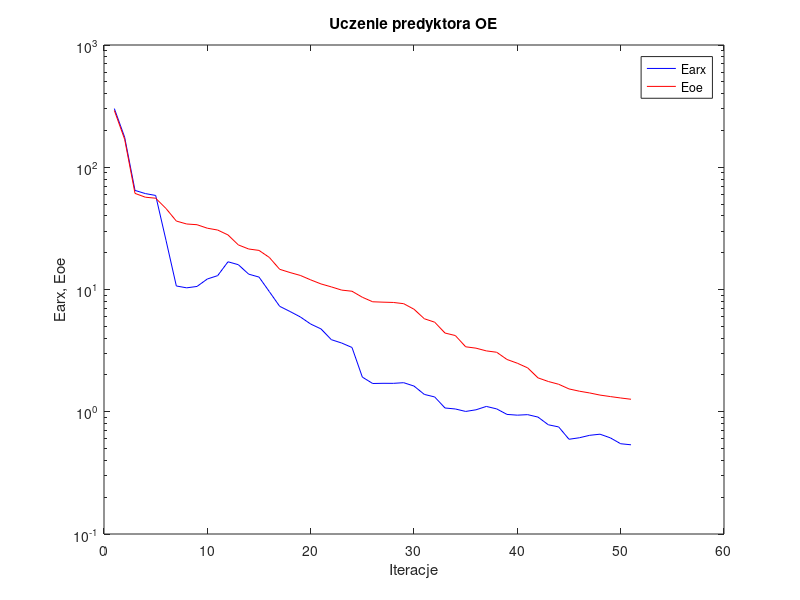
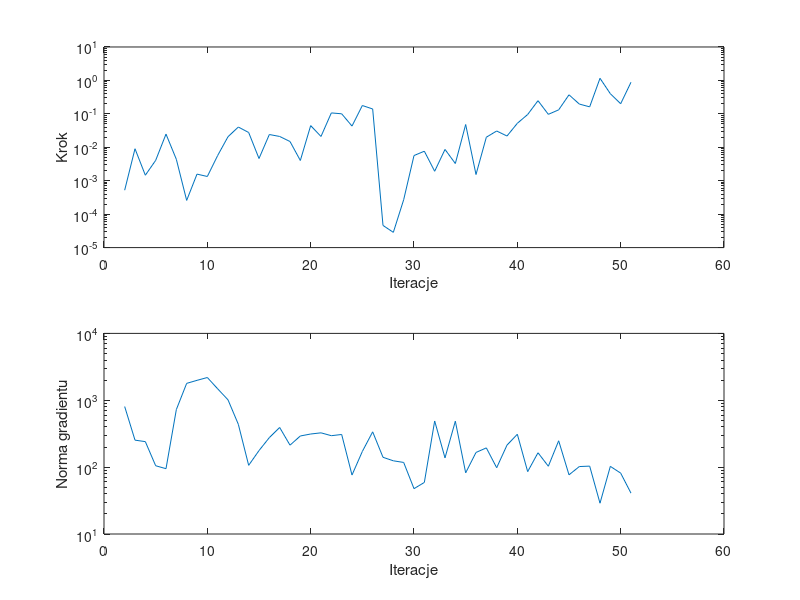

The MATLAB script that drew these images, in order:
%uczenie predyktora oe
clear all;
n=0; farx(n+1)=3.019990e+002; foe(n+1)=2.915285e+002; wspucz(n+1)=0.000000e+000; ng(n+1)=0.000000e+000;
%odnowa zmiennej metryki
n=1; farx(n+1)=1.758023e+002; foe(n+1)=1.691556e+002; krok(n+1)=5.202484e-004; ng(n+1)=8.058963e+002;
n=2; farx(n+1)=6.465009e+001; foe(n+1)=6.112288e+001; krok(n+1)=9.041785e-003; ng(n+1)=2.532714e+002;
n=3; farx(n+1)=6.090159e+001; foe(n+1)=5.689135e+001; krok(n+1)=1.460933e-003; ng(n+1)=2.406038e+002;
n=4; farx(n+1)=5.879331e+001; foe(n+1)=5.580614e+001; krok(n+1)=4.065324e-003; ng(n+1)=1.048961e+002;
n=5; farx(n+1)=2.526976e+001; foe(n+1)=4.597835e+001; krok(n+1)=2.477353e-002; ng(n+1)=9.479652e+001;
n=6; farx(n+1)=1.068569e+001; foe(n+1)=3.629943e+001; krok(n+1)=4.372259e-003; ng(n+1)=7.253294e+002;
n=7; farx(n+1)=1.031907e+001; foe(n+1)=3.434445e+001; krok(n+1)=2.578785e-004; ng(n+1)=1.789363e+003;
n=8; farx(n+1)=1.059302e+001; foe(n+1)=3.388406e+001; krok(n+1)=1.575776e-003; ng(n+1)=1.985436e+003;
n=9; farx(n+1)=1.219023e+001; foe(n+1)=3.172487e+001; krok(n+1)=1.338974e-003; ng(n+1)=2.188859e+003;
n=10; farx(n+1)=1.298482e+001; foe(n+1)=3.064929e+001; krok(n+1)=5.682045e-003; ng(n+1)=1.483153e+003;
n=11; farx(n+1)=1.685753e+001; foe(n+1)=2.795090e+001; krok(n+1)=2.069473e-002; ng(n+1)=1.015062e+003;
n=12; farx(n+1)=1.595707e+001; foe(n+1)=2.316350e+001; krok(n+1)=4.035614e-002; ng(n+1)=4.368269e+002;
n=13; farx(n+1)=1.335557e+001; foe(n+1)=2.144521e+001; krok(n+1)=2.768352e-002; ng(n+1)=1.064090e+002;
n=14; farx(n+1)=1.263865e+001; foe(n+1)=2.088400e+001; krok(n+1)=4.615511e-003; ng(n+1)=1.768275e+002;
n=15; farx(n+1)=9.608477e+000; foe(n+1)=1.829260e+001; krok(n+1)=2.409244e-002; ng(n+1)=2.763925e+002;
n=16; farx(n+1)=7.286385e+000; foe(n+1)=1.463274e+001; krok(n+1)=2.107682e-002; ng(n+1)=3.917167e+002;
n=17; farx(n+1)=6.608875e+000; foe(n+1)=1.376666e+001; krok(n+1)=1.488820e-002; ng(n+1)=2.130765e+002;
n=18; farx(n+1)=5.964922e+000; foe(n+1)=1.303364e+001; krok(n+1)=4.026836e-003; ng(n+1)=2.923501e+002;
n=19; farx(n+1)=5.217562e+000; foe(n+1)=1.199101e+001; krok(n+1)=4.446078e-002; ng(n+1)=3.128187e+002;
n=20; farx(n+1)=4.760025e+000; foe(n+1)=1.110677e+001; krok(n+1)=2.107351e-002; ng(n+1)=3.258043e+002;
n=21; farx(n+1)=3.887413e+000; foe(n+1)=1.050539e+001; krok(n+1)=1.067078e-001; ng(n+1)=2.952213e+002;
n=22; farx(n+1)=3.648747e+000; foe(n+1)=9.887648e+000; krok(n+1)=1.003743e-001; ng(n+1)=3.078555e+002;
n=23; farx(n+1)=3.355849e+000; foe(n+1)=9.678811e+000; krok(n+1)=4.312599e-002; ng(n+1)=7.618781e+001;
n=24; farx(n+1)=1.920870e+000; foe(n+1)=8.643063e+000; krok(n+1)=1.775417e-001; ng(n+1)=1.715233e+002;
n=25; farx(n+1)=1.702607e+000; foe(n+1)=7.936134e+000; krok(n+1)=1.400181e-001; ng(n+1)=3.371400e+002;
%odnowa zmiennej metryki
n=26; farx(n+1)=1.708901e+000; foe(n+1)=7.878575e+000; krok(n+1)=4.599898e-005; ng(n+1)=1.403168e+002;
n=27; farx(n+1)=1.707800e+000; foe(n+1)=7.835597e+000; krok(n+1)=2.860122e-005; ng(n+1)=1.243515e+002;
n=28; farx(n+1)=1.728632e+000; foe(n+1)=7.657285e+000; krok(n+1)=2.698173e-004; ng(n+1)=1.175424e+002;
n=29; farx(n+1)=1.622392e+000; foe(n+1)=6.895725e+000; krok(n+1)=5.662806e-003; ng(n+1)=4.765725e+001;
n=30; farx(n+1)=1.386158e+000; foe(n+1)=5.763991e+000; krok(n+1)=7.632150e-003; ng(n+1)=5.900376e+001;
n=31; farx(n+1)=1.321927e+000; foe(n+1)=5.403456e+000; krok(n+1)=1.917929e-003; ng(n+1)=4.901470e+002;
n=32; farx(n+1)=1.073464e+000; foe(n+1)=4.404743e+000; krok(n+1)=8.625805e-003; ng(n+1)=1.375775e+002;
n=33; farx(n+1)=1.053759e+000; foe(n+1)=4.201452e+000; krok(n+1)=3.271540e-003; ng(n+1)=4.864748e+002;
n=34; farx(n+1)=1.005904e+000; foe(n+1)=3.398938e+000; krok(n+1)=4.797973e-002; ng(n+1)=8.222454e+001;
n=35; farx(n+1)=1.037672e+000; foe(n+1)=3.312673e+000; krok(n+1)=1.532691e-003; ng(n+1)=1.657582e+002;
n=36; farx(n+1)=1.105469e+000; foe(n+1)=3.146758e+000; krok(n+1)=2.000182e-002; ng(n+1)=1.939990e+002;
n=37; farx(n+1)=1.055318e+000; foe(n+1)=3.067037e+000; krok(n+1)=3.068686e-002; ng(n+1)=9.798621e+001;
n=38; farx(n+1)=9.511373e-001; foe(n+1)=2.676357e+000; krok(n+1)=2.173419e-002; ng(n+1)=2.134411e+002;
n=39; farx(n+1)=9.378641e-001; foe(n+1)=2.494753e+000; krok(n+1)=5.214880e-002; ng(n+1)=3.101146e+002;
n=40; farx(n+1)=9.469172e-001; foe(n+1)=2.285030e+000; krok(n+1)=9.569438e-002; ng(n+1)=8.565715e+001;
n=41; farx(n+1)=9.044215e-001; foe(n+1)=1.893432e+000; krok(n+1)=2.476508e-001; ng(n+1)=1.640833e+002;
n=42; farx(n+1)=7.824017e-001; foe(n+1)=1.767973e+000; krok(n+1)=9.668121e-002; ng(n+1)=1.031405e+002;
n=43; farx(n+1)=7.514607e-001; foe(n+1)=1.678317e+000; krok(n+1)=1.317940e-001; ng(n+1)=2.478244e+002;
n=44; farx(n+1)=5.956069e-001; foe(n+1)=1.537296e+000; krok(n+1)=3.713045e-001; ng(n+1)=7.671845e+001;
n=45; farx(n+1)=6.127246e-001; foe(n+1)=1.472960e+000; krok(n+1)=1.961845e-001; ng(n+1)=1.020281e+002;
n=46; farx(n+1)=6.416625e-001; foe(n+1)=1.424916e+000; krok(n+1)=1.620110e-001; ng(n+1)=1.035399e+002;
n=47; farx(n+1)=6.553439e-001; foe(n+1)=1.368823e+000; krok(n+1)=1.157790e+000; ng(n+1)=2.888651e+001;
n=48; farx(n+1)=6.116731e-001; foe(n+1)=1.331093e+000; krok(n+1)=4.004429e-001; ng(n+1)=1.027094e+002;
n=49; farx(n+1)=5.475037e-001; foe(n+1)=1.296184e+000; krok(n+1)=2.006794e-001; ng(n+1)=8.138429e+001;
n=50; farx(n+1)=5.366622e-001; foe(n+1)=1.265218e+000; krok(n+1)=8.812470e-001; ng(n+1)=4.078394e+001;

figure; semilogy(farx,'b'); hold on; semilogy(foe,'r'); xlabel('Iteracje'); ylabel('Earx, Eoe'); legend('Earx','Eoe'); title('Uczenie predyktora OE');
figure; subplot(2,1,1); semilogy(krok); xlabel('Iteracje'); ylabel('Krok');
subplot(2,1,2); semilogy(ng); xlabel('Iteracje'); ylabel('Norma gradientu');
Earx=farx(n+1)
Eoe=foe(n+1)
